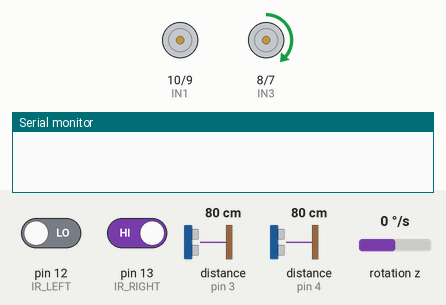
This sketch was run on a simulated Arduino Uno, built with avr-gcc and run on an emulated ATmega328P. Shown: motor-driver pin pairs drawn as motors (green arrow = first pin HIGH = forward, orange = second pin HIGH = backward, longer = more drive, scaled by the enable pin), the last lines printed to the serial monitor. The inputs (shaded band) are chosen by the test bench; at power-on: pin 12 (IR_LEFT) LOW, rotation z 0 °/s, distance to the obstacle (sensors on pin 3, pin 4) 80 cm, pin 13 (IR_RIGHT) HIGH. The echo pulse lasts 58.3 µs per cm.

Above: at 11.2 s.
11.3 s: pin 12 (IR_LEFT) driven HIGH
At 11.9 s:
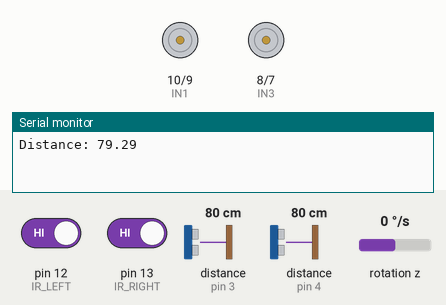
At 14.1 s:
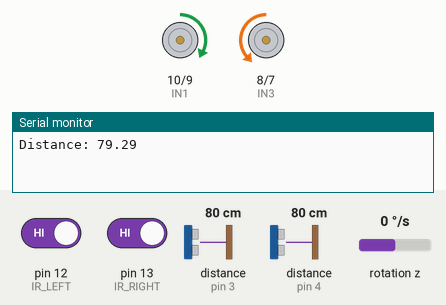
14.3 s: rotation z set to -27 °/s
17.3 s: rotation z set to -32 °/s
20.1 s: distance to the obstacle (sensor on pin 3) set to 2 cm
21.6 s: pin 13 (IR_RIGHT) driven LOW
At 22.8 s:
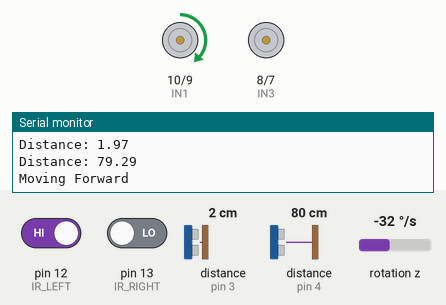
23.1 s: pin 13 (IR_RIGHT) driven HIGH
At 23.4 s:
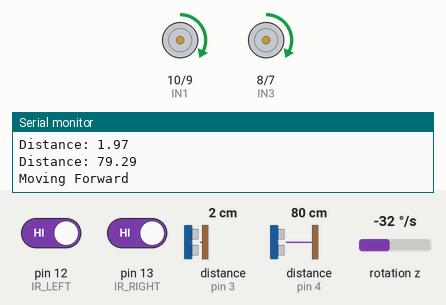
Timing chart, 0 to 25.6 s (numbered marks = the images above; inputs shaded):
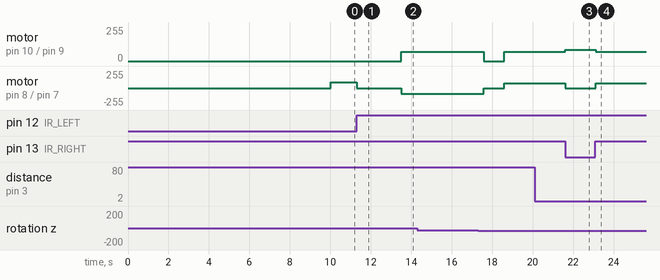

The sketch:

maze_solver_robot.ino
```cpp
/**
 * ============================================================
 *  Autonomous Maze Solver Robot - Control Firmware
 * ============================================================
 *  Description:
 *  This firmware implements a left wall following autonomous
 *  navigation strategy for a differential drive robot.
 *
 *  Key Features:
 *  - Ultrasonic based path detection (front + left)
 *  - IR based lateral drift correction
 *  - Gyroscope based precise 90° turning (MPU6050)
 *  - Real time decision making for maze traversal
 *
 *  Platform:
 *  - Arduino uno
 *
 *  Author: Pavan Pai
 * ============================================================
 */

#include <Wire.h>
#include <MPU6050.h>

// ================== GLOBAL OBJECTS ===========================

MPU6050 mpu;

//  ================== MOTOR PIN CONFIG  ==================
const int ENA = 11;  // Right motor PWM
const int IN1 = 10;
const int IN2 = 9;

const int IN3 = 8;
const int IN4 = 7;
const int ENB = 6;   // Left motor PWM

// ================== SENSOR PIN CONFIG  ==================
// Ultrasonic (Front)
const int F_TRIG = 5;
const int F_ECHO = 4;

// Ultrasonic (Left)
const int L_TRIG = 2;
const int L_ECHO = 3;

// IR Sensors (Active LOW)
const int IR_RIGHT = 13;
const int IR_LEFT  = 12;

//================== FUNCTION DECLARATIONS ====================
void motorControl(int in1, int in2, int in3, int in4, int pwmA, int pwmB);
float readUltrasonic(int trig, int echo);
void rotateBot(char direction);

//================== SETUP FUNCTION ===========================
void setup() {
  Serial.begin(115200);

  // Motor Pins
  pinMode(ENA, OUTPUT);
  pinMode(IN1, OUTPUT);
  pinMode(IN2, OUTPUT);
  pinMode(IN3, OUTPUT);
  pinMode(IN4, OUTPUT);
  pinMode(ENB, OUTPUT);

  // Ultrasonic Sensors
  pinMode(F_TRIG, OUTPUT);
  pinMode(F_ECHO, INPUT);
  pinMode(L_TRIG, OUTPUT);
  pinMode(L_ECHO, INPUT);

  // IR Sensors
  pinMode(IR_RIGHT, INPUT);
  pinMode(IR_LEFT, INPUT);

  // MPU Initialization
  Wire.begin();
  mpu.initialize();

  // Ensure motors are stopped at startup
  motorControl(0, 0, 0, 0, 0, 0);

  delay(10000);  // Startup delay (stabilization / manual placement)
}

//================== MAIN LOOP ================================
void loop() {

  // ----------- Drift Correction using IR Sensors -----------

  // Right IR triggered → drift towards right wall → steer left
  if (!digitalRead(IR_RIGHT)) {
    while (!digitalRead(IR_RIGHT)) {
      motorControl(1, 0, 0, 0, 85, 0);
    }
  }

  // Left IR triggered → drift towards left wall → steer right
  if (!digitalRead(IR_LEFT)) {
    while (!digitalRead(IR_LEFT)) {
      motorControl(0, 0, 1, 0, 0, 85);
    }
  }

  /* ----------- Left Wall Priority Check ----------- */

  float leftDist = readUltrasonic(L_TRIG, L_ECHO);

  // If path available on left → take left turn
  if (leftDist > 15) {
    motorControl(0, 0, 0, 0, 0, 0);
    delay(1000);
    rotateBot('L');
  }

  /* ----------- Forward Path Check ----------- */

  float frontDist = readUltrasonic(F_TRIG, F_ECHO);

  if (frontDist > 14) {
    // Move forward
    motorControl(1, 0, 1, 0, 70, 70);
    Serial.println("Moving Forward");
  } else {
    // Obstacle ahead → stop and evaluate
    motorControl(0, 0, 0, 0, 0, 0);
    delay(1000);

    // If no left path → turn right
    if (readUltrasonic(L_TRIG, L_ECHO) <= 15) {
      rotateBot('R');
    }
  }
}

// ================== MOTOR CONTROL ============================
/**
 * Controls motor direction and speed.
 *
 * @param in1, in2 → Right motor direction
 * @param in3, in4 → Left motor direction
 * @param pwmA → Right motor speed
 * @param pwmB → Left motor speed
 */
void motorControl(int in1, int in2, int in3, int in4, int pwmA, int pwmB) {
  digitalWrite(IN1, in1);
  digitalWrite(IN2, in2);
  analogWrite(ENA, pwmA);

  digitalWrite(IN3, in3);
  digitalWrite(IN4, in4);
  analogWrite(ENB, pwmB);

  delay(10);  // Small stabilization delay
}

// ================== ULTRASONIC SENSOR ========================
/**
 * Measures distance using ultrasonic sensor.
 *
 * @return Distance in cm
 */
float readUltrasonic(int trig, int echo) {
  digitalWrite(trig, LOW);
  delayMicroseconds(2);

  digitalWrite(trig, HIGH);
  delayMicroseconds(10);
  digitalWrite(trig, LOW);

  float duration = pulseIn(echo, HIGH);
  float distance = 0.034 * duration / 2;

  Serial.print("Distance: ");
  Serial.println(distance);

  return distance;
}

//================== ROTATION FUNCTION ========================
/**
 * Performs precise 90° rotation using MPU6050 gyroscope.
 *
 * @param direction → 'L' for left, 'R' for right
 */
void rotateBot(char direction) {

  float gyroBias = 0;
  float yaw = 0;

  unsigned long lastTime = 0;

  // Wake MPU
  mpu.setSleepEnabled(false);
  delay(100);

  /* ----------- Bias Calibration ----------- */
  long sum = 0;
  for (int i = 0; i < 500; i++) {
    sum += mpu.getRotationZ();
    delay(2);
  }
  gyroBias = (sum / 500) / 131.0;

  /* ----------- Rotation Loop ----------- */
  yaw = 0;
  lastTime = millis();

  while (true) {

    unsigned long currentTime = millis();
    float dt = (currentTime - lastTime) / 1000.0;
    lastTime = currentTime;

    int16_t gzRaw = mpu.getRotationZ();
    float gzDps = gzRaw / 131.0;

    float correctedGz = gzDps - gyroBias;

    yaw += correctedGz * dt;

    // Stop at ~90°
    if (abs(yaw) >= 90) {
      mpu.setSleepEnabled(true);
      break;
    }

    // Apply rotation
    if (direction == 'R') {
      motorControl(0, 1, 1, 0, 70, 70);
    } else if (direction == 'L') {
      motorControl(1, 0, 0, 1, 70, 70);
    }

    delay(10);
  }

  /* ----------- Stop after rotation ----------- */
  motorControl(0, 0, 0, 0, 0, 0);
  delay(1000);

  /* ----------- Re-align with wall ----------- */
  while (readUltrasonic(L_TRIG, L_ECHO) > 15) {
    motorControl(1, 0, 1, 0, 70, 70);
  }
}
```

Measured:
- after the input at 11.3 s, motor on pin 10 (IN1) / pin 9 (IN2): stopped → forward 70/255 after 2.2 s; motor on pin 8 (IN3) / pin 7 (IN4): forward 85/255 → stopped at once, → backward 85/255 2.2 s later
- after the input at 14.3 s, every drawn part: stays the same
- after the input at 21.6 s, motor on pin 10 (IN1) / pin 9 (IN2): forward 70/255 → forward 85/255 at once; motor on pin 8 (IN3) / pin 7 (IN4): forward 70/255 → stopped at once
- after the input at 23.1 s, motor on pin 10 (IN1) / pin 9 (IN2): forward 85/255 → forward 70/255 at once; motor on pin 8 (IN3) / pin 7 (IN4): stopped → forward 70/255 at once
